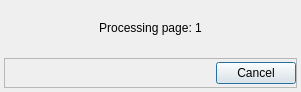
<?xml version="1.0" encoding="UTF-8"?>
<ui version="4.0">
 <class>QDesWaitDialog</class>
 <widget class="QDialog" name="QDesWaitDialog">
  <property name="geometry">
   <rect>
    <x>0</x>
    <y>0</y>
    <width>301</width>
    <height>92</height>
   </rect>
  </property>
  <property name="windowTitle">
   <string>Preparing the report...</string>
  </property>
  <layout class="QVBoxLayout" name="verticalLayout">
   <property name="leftMargin">
    <number>4</number>
   </property>
   <property name="topMargin">
    <number>4</number>
   </property>
   <property name="rightMargin">
    <number>4</number>
   </property>
   <property name="bottomMargin">
    <number>4</number>
   </property>
   <item>
    <widget class="QLabel" name="labelmes">
     <property name="text">
      <string>Processing page: 1</string>
     </property>
     <property name="alignment">
      <set>Qt::AlignCenter</set>
     </property>
    </widget>
   </item>
   <item>
    <widget class="QFrame" name="framecancel">
     <property name="maximumSize">
      <size>
       <width>16777215</width>
       <height>30</height>
      </size>
     </property>
     <property name="frameShape">
      <enum>QFrame::StyledPanel</enum>
     </property>
     <property name="frameShadow">
      <enum>QFrame::Raised</enum>
     </property>
     <layout class="QHBoxLayout" name="horizontalLayout">
      <property name="leftMargin">
       <number>0</number>
      </property>
      <property name="topMargin">
       <number>0</number>
      </property>
      <property name="rightMargin">
       <number>0</number>
      </property>
      <property name="bottomMargin">
       <number>0</number>
      </property>
      <item>
       <spacer name="horizontalSpacer">
        <property name="orientation">
         <enum>Qt::Horizontal</enum>
        </property>
        <property name="sizeHint" stdset="0">
         <size>
          <width>40</width>
          <height>20</height>
         </size>
        </property>
       </spacer>
      </item>
      <item>
       <widget class="QPushButton" name="butCancel">
        <property name="text">
         <string>Cancel</string>
        </property>
       </widget>
      </item>
     </layout>
    </widget>
   </item>
  </layout>
 </widget>
 <resources/>
 <connections/>
</ui>
